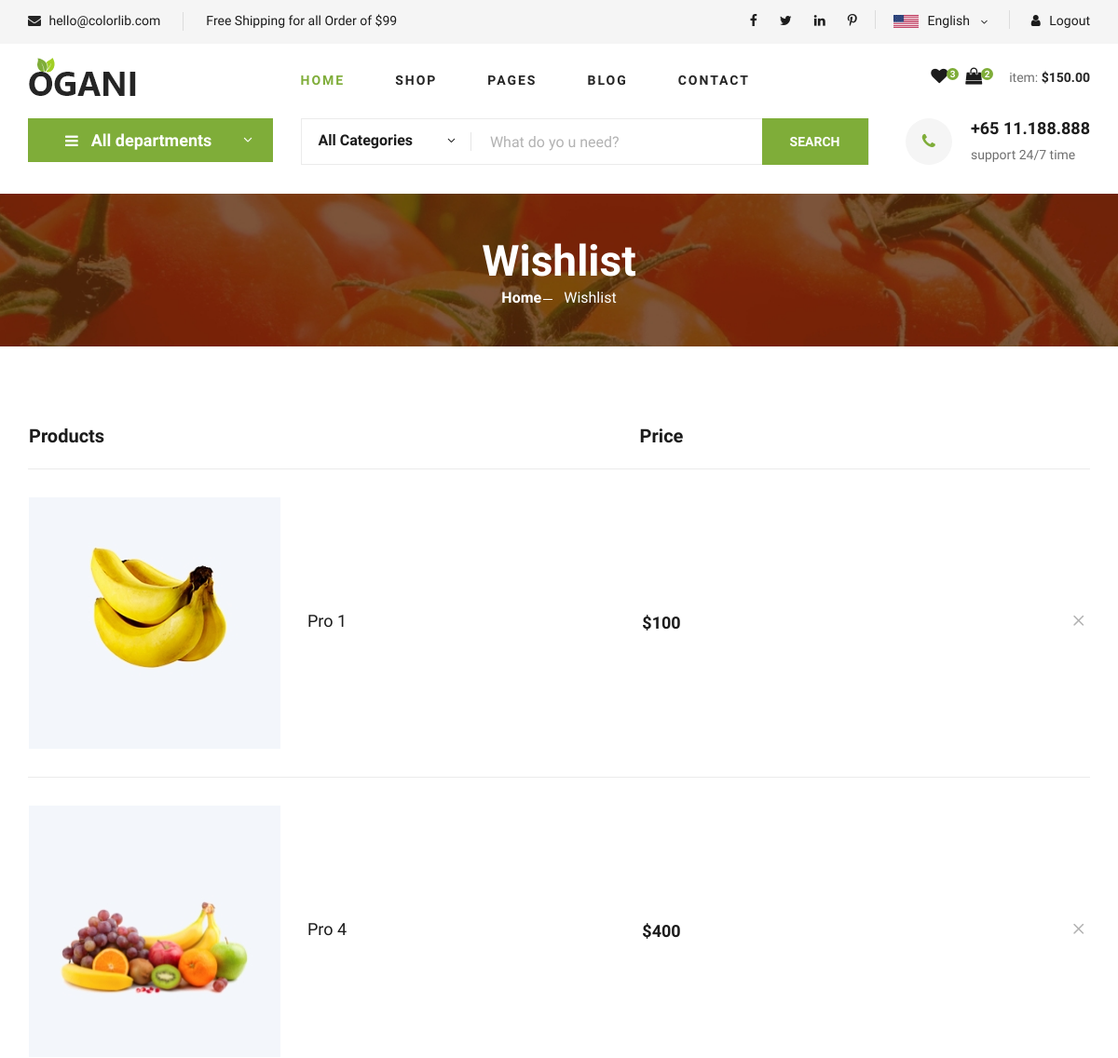
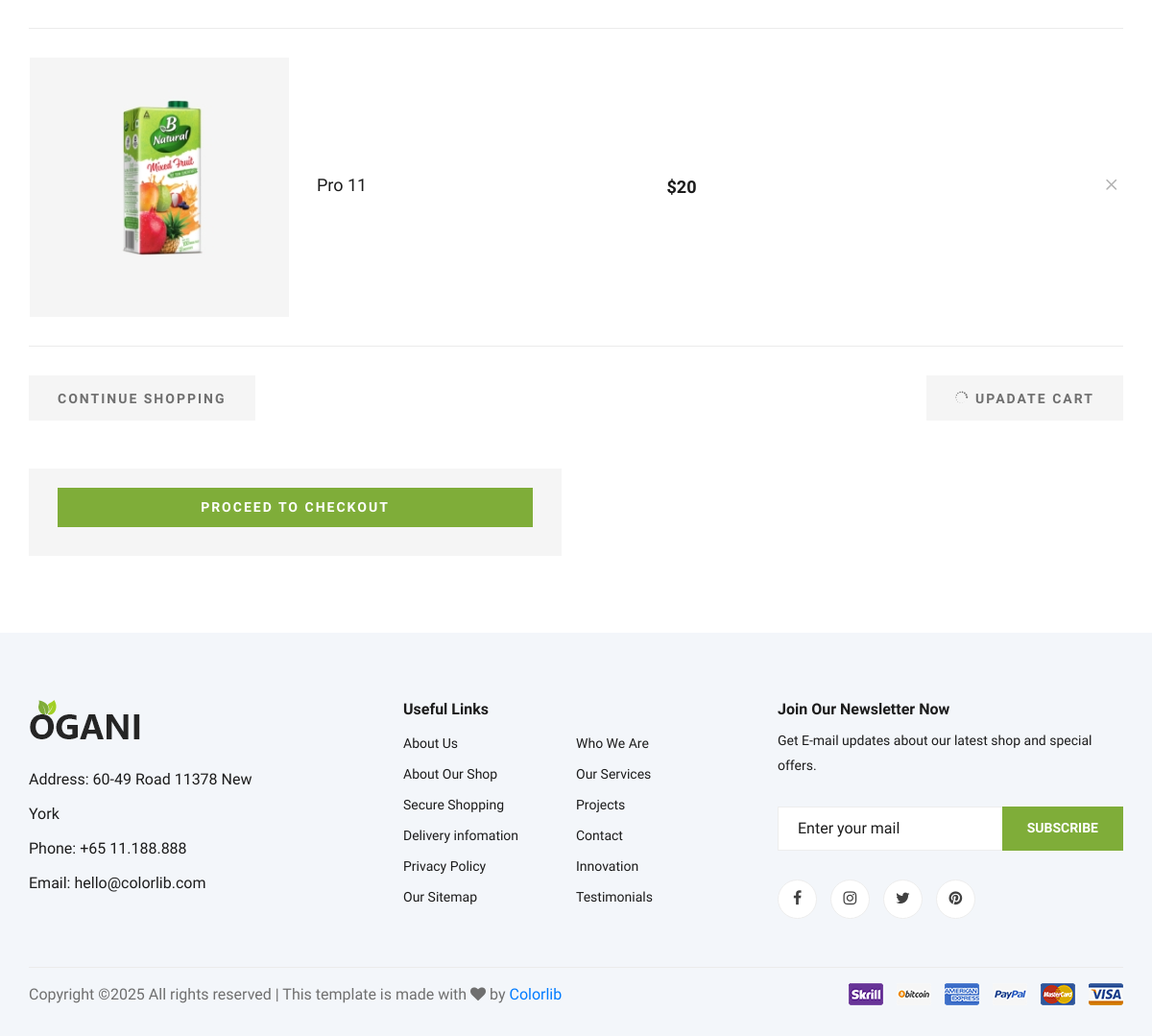
The page /wishlists (signed in) on the database its author committed (2 pictures, top to bottom).
### myapp/models.py (models this page shows, shortened)
class wishlist(models.Model):
    user=models.ForeignKey(user,on_delete=models.CASCADE)
    product=models.ForeignKey(product,on_delete=models.CASCADE)

class product(models.Model):
    name=models.CharField(max_length=100)
    price = models.IntegerField()
    image=models.ImageField(upload_to="image")
    category=models.ForeignKey(category,on_delete=models.CASCADE,blank=True,null=True)

### myapp/views.py (the view)
# urls.py: path('wishlists', views.wishlists, name='wishlists'),
def wishlists(request):
    uid=user.objects.get(username=request.session['username'])
    wid_count=wishlist.objects.filter(user=uid).count()
    cid_count=cart.objects.filter(user=uid).count()
    wishlist_items = wishlist.objects.filter(user=uid)
    contaxt={
        "wid_count":wid_count,
        "cid_count":cid_count,
        "uid":uid,
        "wishlist_items":wishlist_items
    }
    return render(request, "wishlist.html", contaxt)

### myapp/templates/wishlist.html (shortened to what this page needs)
{% load static %}
<!DOCTYPE html>
<html lang="zxx">
<head>
    <link rel="stylesheet" href="{% static 'css/bootstrap.min.css' %}" type="text/css">
    <link rel="stylesheet" href="{% static 'css/font-awesome.min.css' %}" type="text/css">
    <link rel="stylesheet" href="{% static 'css/elegant-icons.css' %}" type="text/css">
    <link rel="stylesheet" href="{% static 'css/nice-select.css' %}" type="text/css">
    <link rel="stylesheet" href="{% static 'css/jquery-ui.min.css' %}" type="text/css">
    <link rel="stylesheet" href="{% static 'css/owl.carousel.min.css' %}" type="text/css">
    <link rel="stylesheet" href="{% static 'css/slicknav.min.css' %}" type="text/css">
    <link rel="stylesheet" href="{% static 'css/style.css' %}" type="text/css">
</head>
<body>
    <header class="header">
        <div class="header__top">
            <div class="container">
                <div class="row">
                    <div class="col-lg-6">
                        <div class="header__top__left">
                            <ul>
                                <li><i class="fa fa-envelope"></i> hello@colorlib.com</li>
                                <li>Free Shipping for all Order of $99</li>
                            </ul>
                        </div>
                    </div>
                    <div class="col-lg-6">
                        <div class="header__top__right">
                            <div class="header__top__right__social">
                                <a href="#"><i class="fa fa-facebook"></i></a>
                                <a href="#"><i class="fa fa-twitter"></i></a>
                                <a href="#"><i class="fa fa-linkedin"></i></a>
                                <a href="#"><i class="fa fa-pinterest-p"></i></a>
                            </div>
                            <div class="header__top__right__language">
                                <img src="{% static 'img/language.png' %}" alt="">
                                <div>English</div>
                                <span class="arrow_carrot-down"></span>
                            </div>
                            <div class="header__top__right__auth">
                                <a href="{% url 'logout' %}"><i class="fa fa-user"></i> Logout</a>
                            </div>
                        </div>
                    </div>
                </div>
            </div>
        </div>
        <div class="container">
            <div class="row">
                <div class="col-lg-3">
                    <div class="header__logo">
                        <a href="{% url 'index' %}"><img src="{% static 'img/logo.png' %}" alt=""></a>
                    </div>
                </div>
                <div class="col-lg-6">
                    <nav class="header__menu">
                        <ul>
                            <li class="active"><a href="{% url 'index' %}">Home</a></li>
                            <li><a href="{% url 'shop_grid' %}">Shop</a></li>
                            <li><a href="#">Pages</a>
                            </li>
                            <li><a href="{% url 'blog' %}">Blog</a></li>
                            <li><a href="{% url 'contact' %}">Contact</a></li>
                        </ul>
                    </nav>
                </div>
                <div class="col-lg-3">
                    <div class="header__cart">
                        <ul>
                            <li><a href="{% url 'wishlists' %}"><i class="fa fa-heart"></i> <span>{{wid_count}}</span></a></li>
                            <li><a href="{% url 'shoping_cart' %}"><i class="fa fa-shopping-bag"></i> <span>{{cid_count}}</span></a></li>
                        </ul>
                        <div class="header__cart__price">item: <span>$150.00</span></div>
                    </div>
                </div>
            </div>
        </div>
    </header>
    <section class="hero hero-normal">
        <div class="container">
            <div class="row">
                <div class="col-lg-3">
                    <div class="hero__categories">
                        <div class="hero__categories__all">
                            <i class="fa fa-bars"></i>
                            <span>All departments</span>
                        </div>
                    </div>
                </div>
                <div class="col-lg-9">
                    <div class="hero__search">
                        <div class="hero__search__form">
                            <form action="#">
                                <div class="hero__search__categories">
                                    All Categories
                                    <span class="arrow_carrot-down"></span>
                                </div>
                                <input type="text" placeholder="What do yo u need?">
                                <button type="submit" class="site-btn">SEARCH</button>
                            </form>
                        </div>
                        <div class="hero__search__phone">
                            <div class="hero__search__phone__icon">
                                <i class="fa fa-phone"></i>
                            </div>
                            <div class="hero__search__phone__text">
                                <h5>+65 11.188.888</h5>
                                <span>support 24/7 time</span>
                            </div>
                        </div>
                    </div>
                </div>
            </div>
        </div>
    </section>
    <section class="breadcrumb-section set-bg" data-setbg="{% static 'img/breadcrumb.jpg' %}">
        <div class="container">
            <div class="row">
                <div class="col-lg-12 text-center">
                    <div class="breadcrumb__text">
                        <h2>Wishlist</h2>
                        <div class="breadcrumb__option">
                            <a href="{% url 'index' %}">Home</a>
                            <span>Wishlist</span>
                        </div>
                    </div>
                </div>
            </div>
        </div>
    </section>
    <section class="shoping-cart spad">
        <div class="container">
            <div class="row">
                <div class="col-lg-12">
                    <div class="shoping__cart__table">
                        <table>
                            <thead>
                                <tr>
                                    <th class="shoping__product">Products</th>
                                    <th>Price</th>
                                    <th></th>
                                </tr>
                            </thead>
                            <tbody>
                                {% for item in wishlist_items %}
                                <tr>
                                    <td class="shoping__cart__item">
                                        <img src="{{ item.product.image.url }}" alt="">
                                        <h5>{{ item.product.name }}</h5>
                                    </td>
                                    <td class="shoping__cart__price">
                                        ${{ item.product.price }}
                                    </td>
                                    <td class="shoping__cart__item__close">
                                        <a href="{% url 'add_wishlist' item.product.id %}">
                                            <span class="icon_close"></span>
                                        </a>
                                    </td>
                                </tr>
                                {% empty %}
                                <tr>
                                    <td colspan="3" style="text-align: center;">Your wishlist is empty.</td>
                                </tr>
                                {% endfor %}
                            </tbody>
                        </table>
                    </div>
                </div>
            </div>
            <div class="row">
                <div class="col-lg-12">
                    <div class="shoping__cart__btns">
                        <a href="#" class="primary-btn cart-btn">CONTINUE SHOPPING</a>
                        <a href="#" class="primary-btn cart-btn cart-btn-right"><span class="icon_loading"></span>
                            Upadate Cart</a>
                    </div>
                </div>
                <div class="col-lg-6">
                    <div class="shoping__checkout">
                        <a href="#" class="primary-btn">PROCEED TO CHECKOUT</a>
                    </div>
                </div>
            </div>
        </div>
    </section>
    <footer class="footer spad">
        <div class="container">
            <div class="row">
                <div class="col-lg-3 col-md-6 col-sm-6">
                    <div class="footer__about">
                        <div class="footer__about__logo">
                            <a href="./index.html"><img src="{% static 'img/logo.png' %}" alt=""></a>
                        </div>
                        <ul>
                            <li>Address: 60-49 Road 11378 New York</li>
                            <li>Phone: +65 11.188.888</li>
                            <li>Email: hello@colorlib.com</li>
                        </ul>
                    </div>
                </div>
                <div class="col-lg-4 col-md-6 col-sm-6 offset-lg-1">
                    <div class="footer__widget">
                        <h6>Useful Links</h6>
                        <ul>
                            <li><a href="#">About Us</a></li>
                            <li><a href="#">About Our Shop</a></li>
                            <li><a href="#">Secure Shopping</a></li>
                            <li><a href="#">Delivery infomation</a></li>
                            <li><a href="#">Privacy Policy</a></li>
                            <li><a href="#">Our Sitemap</a></li>
                        </ul>
                        <ul>
                            <li><a href="#">Who We Are</a></li>
                            <li><a href="#">Our Services</a></li>
                            <li><a href="#">Projects</a></li>
                            <li><a href="#">Contact</a></li>
                            <li><a href="#">Innovation</a></li>
                            <li><a href="#">Testimonials</a></li>
                        </ul>
                    </div>
                </div>
                <div class="col-lg-4 col-md-12">
                    <div class="footer__widget">
                        <h6>Join Our Newsletter Now</h6>
                        <p>Get E-mail updates about our latest shop and special offers.</p>
                        <form action="#">
                            <input type="text" placeholder="Enter your mail">
                            <button type="submit" class="site-btn">Subscribe</button>
                        </form>
                        <div class="footer__widget__social">
                            <a href="#"><i class="fa fa-facebook"></i></a>
                            <a href="#"><i class="fa fa-instagram"></i></a>
                            <a href="#"><i class="fa fa-twitter"></i></a>
                            <a href="#"><i class="fa fa-pinterest"></i></a>
                        </div>
                    </div>
                </div>
            </div>
            <div class="row">
                <div class="col-lg-12">
                    <div class="footer__copyright">
                        <div class="footer__copyright__text"><p>
  Copyright &copy;<script>document.write(new Date().getFullYear());</script> All rights reserved | This template is made with <i class="fa fa-heart" aria-hidden="true"></i> by <a href="https://colorlib.com" target="_blank">Colorlib</a>
  </p></div>
                        <div class="footer__copyright__payment"><img src="{% static 'img/payment-item.png' %}" alt=""></div>
                    </div>
                </div>
            </div>
        </div>
    </footer>
</body>
</html>

### rows shown on the page
wishlist: product.image (picture), product.name "Pro 1", product.price "100"
wishlist: product.image (picture), product.name "Pro 4", product.price "400"
wishlist: product.image (picture), product.name "Pro 11", product.price "20"

### other values the page prints
{{ wid_count }} "3"
{{ cid_count }} "2"
